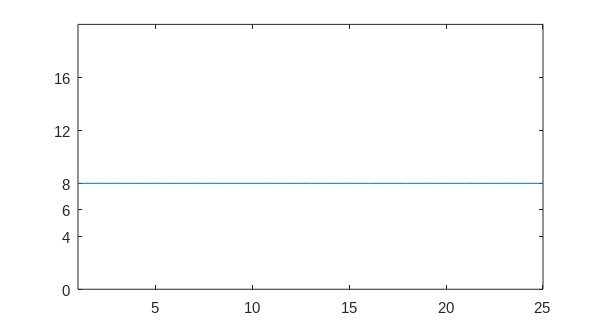

Reproduce this figure in MATLAB.
clc
clear all

load Matrix_H.mat

depth=[];
varnode=[];

[m, n]=size(H);

for dvs=1:n
    
    varnode=[varnode dvs];
    lini=[];
    sn=[];
    [bar,kol]=size(H);
    Msimpan=zeros(bar,kol);
    vsem=[];
    sn=dvs;
    vsem=[vsem sn];
    csem=[];
    vgakboleh=sn;
    cgakboleh=[];
    l=0;
    stop=0;
    looping=0;

    while true
        looping=looping+1;

        csem=[];
        vsemu=unique(vsem);
        l=l+1;
        Msimpan=zeros(bar,kol);
        for j=1:length(vsemu)
            cn=find(H(:,vsemu(j)));
            cn2=find(Msimpan(:,vsemu(j)));

            beda=setdiff(cn',cgakboleh);
            csem=[csem beda];

            Msimpan(beda,vsemu(j))=1;
        end

        csemu=unique(csem);
        if looping>=2
            for cek=1:length(csemu)
                 if sum(Msimpan(csemu(cek),:))==sum(H(csemu(cek),:)) && sum(H(csemu(cek),:))~=1
                    stop=1;
                    l=l+1;
                 end
            end
        end
        if stop == 1
            break
        end
        cgakboleh=csem;
        Msimpan=zeros(bar,kol);
        vsem=[];
        l=l+1;

        for i=1:length(csemu)
            vn=find(H(csemu(i),:));
            masuk2=setdiff(vn,vgakboleh);
            vsem=[vsem masuk2];
            Msimpan(csemu(i),masuk2)=1;
        end
        
        vgakboleh = vsem;
        vsemu = unique(vsem);
        for cek= 1 : length(vsemu)
               if sum(Msimpan(:, vsemu(cek)))==sum(H(:, vsemu(cek))) && sum(H(:,vsemu(cek)))~=1 %This for LDPC with degree 1
                   stop=1;
                   break
               end
        end

        if stop == 1
           break
        end

    end
    depth=[depth l*2];
end

plot (varnode,depth);
batas=[0 4 6 8 12 16];
yticks(batas);  
axis([1 n 0 20]);
figure(1);
Figure1 = figure(1);

% Create ylabel

FigW = 6;
FigH = 3.25;
set(Figure1,'defaulttextinterpreter','latex',...
    'PaperUnits','inches','Papersize',[FigW,FigH],...
    'Paperposition',[0,0,FigW,FigH],'Units','Inches',...
    'Position',[0,0,FigW,FigH])
set(gca,...
    'FontSize',11,...
    'FontName','Arial');
print ('-dpdf','-r500','hasil_girth3.pdf');

ylabel({'Girth'});

% Create xlabel
xlabel({'Variable node (n)'});
